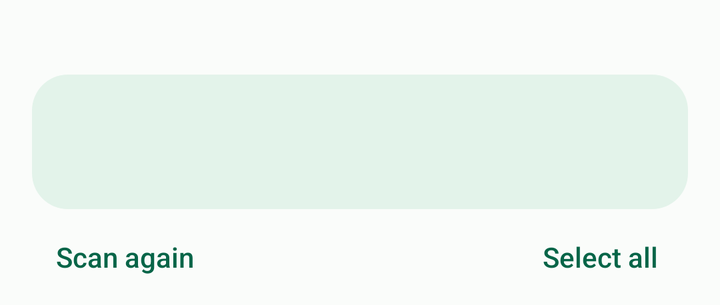
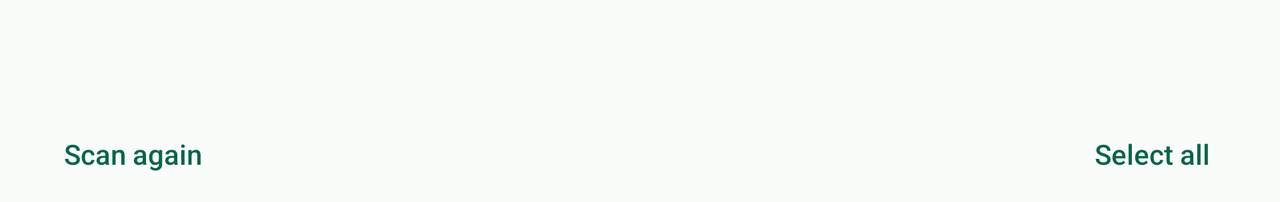

One screen, two layout resources from the same app: the default and the repository's alternative for another configuration. Each is rendered where Android would select it; the XML of both is given below.
<!-- AndroidManifest.xml: application theme AppTheme -->
<!-- res/layout/review_header.xml -->
<LinearLayout xmlns:android="http://schemas.android.com/apk/res/android"
    android:layout_width="match_parent" android:layout_height="wrap_content"
    android:orientation="vertical" android:paddingHorizontal="16dp" android:paddingTop="4dp">
    <LinearLayout android:layout_width="match_parent" android:layout_height="wrap_content" android:gravity="center_vertical">
        <TextView android:id="@+id/mode_title" style="@style/PageTitle" android:layout_width="0dp" android:layout_weight="1" android:textSize="22sp" />
        <Button android:id="@+id/coverage" style="@style/TextButton" android:layout_width="wrap_content"
            android:layout_height="wrap_content" android:textSize="13sp" android:text="@string/scan_details" android:visibility="gone" />
    </LinearLayout>
    <LinearLayout android:layout_width="match_parent" android:layout_height="wrap_content"
        android:layout_marginTop="4dp" android:padding="10dp" android:orientation="vertical" android:background="@drawable/folder_panel">
        <ProgressBar android:id="@+id/busy" style="?android:attr/progressBarStyleSmall"
            android:layout_width="24dp" android:layout_height="24dp" android:visibility="gone" />
        <TextView android:id="@+id/status_title" android:layout_width="match_parent"
            android:layout_height="wrap_content" android:textSize="18sp" android:textColor="@color/ink"
            android:fontFamily="sans-serif-medium" android:accessibilityLiveRegion="polite" />
        <TextView android:id="@+id/status_body" style="@style/BodyText" android:textSize="14sp" android:layout_marginTop="4dp" />
    </LinearLayout>
    <LinearLayout android:id="@+id/filter_controls" android:layout_width="match_parent" android:layout_height="wrap_content" android:orientation="vertical" android:visibility="gone">
        <LinearLayout android:layout_width="match_parent" android:layout_height="wrap_content" android:gravity="center_vertical">
            <SearchView android:id="@+id/file_search" android:layout_width="0dp" android:layout_weight="1" android:layout_height="wrap_content" android:iconifiedByDefault="false" android:queryHint="@string/search_files" />
            <Button android:id="@+id/file_filter" style="@style/TextButton" android:layout_width="wrap_content" android:layout_height="wrap_content" android:textSize="13sp" />
        </LinearLayout>
        <TextView android:id="@+id/visible_results" style="@style/BodyText" android:textSize="13sp" />
    </LinearLayout>
    <LinearLayout android:id="@+id/review_controls" android:layout_width="match_parent"
        android:layout_height="wrap_content" android:gravity="center_vertical">
        <Button android:id="@+id/rescan" style="@style/TextButton" android:layout_width="wrap_content"
            android:layout_height="wrap_content" android:textSize="14sp" android:text="@string/scan_again" />
        <Space android:layout_width="0dp" android:layout_height="1dp" android:layout_weight="1" />
        <Button android:id="@+id/select" style="@style/TextButton" android:layout_width="wrap_content"
            android:layout_height="wrap_content" android:textSize="14sp" android:text="@string/select_all" />
    </LinearLayout>
</LinearLayout>
<!-- resources referenced by this layout -->
<resources>
  <color name="ink">#142921</color>
  <!-- drawable folder_panel (drawable) -->
  <shape xmlns:android="http://schemas.android.com/apk/res/android">
      <solid android:color="@color/panel" />
      <corners android:radius="18dp" />
  </shape>
  <string name="scan_again">Scan again</string>
  <string name="scan_details">Scan details</string>
  <string name="search_files">Search name or folder</string>
  <string name="select_all">Select all</string>
  <style name="BodyText">
          <item name="android:layout_width">match_parent</item>
          <item name="android:layout_height">wrap_content</item>
          <item name="android:textSize">15sp</item>
          <item name="android:textColor">@color/body</item>
          <item name="android:lineSpacingExtra">2dp</item>
      </style>
  <style name="PageTitle">
          <item name="android:layout_width">match_parent</item>
          <item name="android:layout_height">wrap_content</item>
          <item name="android:textSize">30sp</item>
          <item name="android:textColor">@color/ink</item>
          <item name="android:fontFamily">sans-serif-medium</item>
      </style>
  <style name="TextButton" parent="@android:style/Widget.Material.Button.Borderless">
          <item name="android:textAllCaps">false</item>
          <item name="android:textColor">@color/accent</item>
          <item name="android:minHeight">48dp</item>
      </style>
  <!-- from res/values-v27/ -->
  <style name="AppTheme" parent="@style/DayThemeBase">
          <item name="android:navigationBarColor">@color/surface</item>
          <item name="android:windowLightNavigationBar">true</item>
      </style>
  <color name="panel">#E3F3EA</color>
  <color name="body">#425D51</color>
  <color name="accent">#076548</color>
  <style name="DayThemeBase" parent="@android:style/Theme.Material.Light.NoActionBar">
          <item name="android:colorAccent">@color/accent</item>
          <item name="android:windowBackground">@color/surface</item>
          <item name="android:statusBarColor">@color/surface</item>
          <item name="android:windowLightStatusBar">true</item>
      </style>
  <color name="surface">#FAFCFA</color>
</resources>
<!-- res/layout-land/review_header.xml (the repository's variant of the layout above) -->
<!-- drawn on the phone turned sideways -->
<LinearLayout xmlns:android="http://schemas.android.com/apk/res/android"
    android:layout_width="match_parent" android:layout_height="wrap_content"
    android:orientation="vertical" android:paddingHorizontal="20dp" android:paddingTop="4dp">
    <LinearLayout android:layout_width="match_parent" android:layout_height="wrap_content"
        android:orientation="horizontal" android:gravity="center_vertical">
        <TextView android:id="@+id/mode_title" style="@style/PageTitle"
            android:layout_width="0dp" android:layout_weight="1" android:paddingStart="0dp" android:paddingEnd="12dp" android:textSize="20sp" />
        <ProgressBar android:id="@+id/busy" style="?android:attr/progressBarStyleSmall"
            android:layout_width="24dp" android:layout_height="24dp" android:layout_marginEnd="8dp" android:visibility="gone" />
        <TextView android:id="@+id/status_title" android:layout_width="wrap_content"
            android:layout_height="wrap_content" android:textSize="18sp" android:textColor="@color/ink"
            android:fontFamily="sans-serif-medium" android:accessibilityLiveRegion="polite" />
        <Button android:id="@+id/coverage" style="@style/TextButton" android:layout_width="wrap_content"
            android:layout_height="wrap_content" android:text="@string/scan_details" android:visibility="gone" />
    </LinearLayout>
    <TextView android:id="@+id/status_body" style="@style/BodyText" android:layout_marginTop="2dp" />
    <LinearLayout android:id="@+id/review_controls" android:layout_width="match_parent"
        android:layout_height="wrap_content" android:gravity="center_vertical">
        <Button android:id="@+id/rescan" style="@style/TextButton" android:layout_width="wrap_content"
            android:layout_height="wrap_content" android:text="@string/scan_again" />
        <Space android:layout_width="0dp" android:layout_height="1dp" android:layout_weight="1" />
        <Button android:id="@+id/select" style="@style/TextButton" android:layout_width="wrap_content"
            android:layout_height="wrap_content" android:text="@string/select_all" />
    </LinearLayout>
</LinearLayout>
<!-- resources referenced by the variant -->
<!-- as the phone turned sideways resolves them -->
<resources>
  <color name="ink">#142921</color>
  <string name="scan_again">Scan again</string>
  <string name="scan_details">Scan details</string>
  <string name="select_all">Select all</string>
  <style name="BodyText">
          <item name="android:layout_width">match_parent</item>
          <item name="android:layout_height">wrap_content</item>
          <item name="android:textSize">15sp</item>
          <item name="android:textColor">@color/body</item>
          <item name="android:lineSpacingExtra">2dp</item>
      </style>
  <style name="PageTitle">
          <item name="android:layout_width">match_parent</item>
          <item name="android:layout_height">wrap_content</item>
          <item name="android:textSize">30sp</item>
          <item name="android:textColor">@color/ink</item>
          <item name="android:fontFamily">sans-serif-medium</item>
      </style>
  <style name="TextButton" parent="@android:style/Widget.Material.Button.Borderless">
          <item name="android:textAllCaps">false</item>
          <item name="android:textColor">@color/accent</item>
          <item name="android:minHeight">48dp</item>
      </style>
  <!-- from res/values-v27/ -->
  <style name="AppTheme" parent="@style/DayThemeBase">
          <item name="android:navigationBarColor">@color/surface</item>
          <item name="android:windowLightNavigationBar">true</item>
      </style>
  <color name="body">#425D51</color>
  <color name="accent">#076548</color>
  <style name="DayThemeBase" parent="@android:style/Theme.Material.Light.NoActionBar">
          <item name="android:colorAccent">@color/accent</item>
          <item name="android:windowBackground">@color/surface</item>
          <item name="android:statusBarColor">@color/surface</item>
          <item name="android:windowLightStatusBar">true</item>
      </style>
  <color name="surface">#FAFCFA</color>
</resources>
